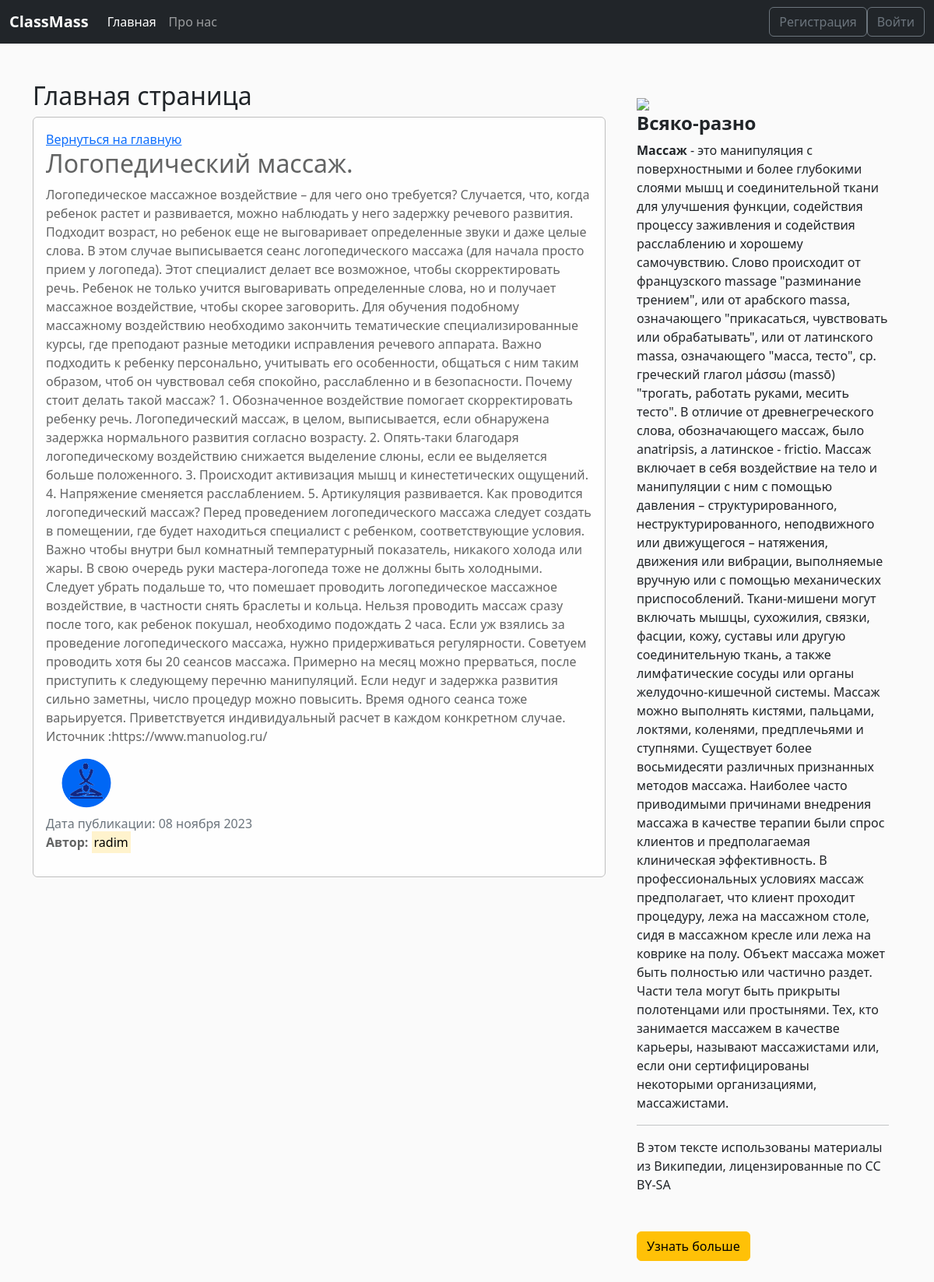
Screenshot of /news/10/ with the database file from the repository.
### blog/models.py (models this page shows, shortened)
class News(models.Model):
    title = models.CharField(max_length=100)
    text = models.TextField()
    date = models.DateTimeField(default= timezone.now)
    author = models.ForeignKey(User, on_delete=models.CASCADE)
    def __str__(self):
        return self.title

### users/models.py (models this page shows, shortened)
class Profile(models.Model):
    user = models.OneToOneField(User, on_delete=models.CASCADE)
    img = models.ImageField(default='default.jpg', upload_to='user_images')

### blog/views.py (the view)
# urls.py: path("news/<int:pk>/", views.NewsDetailView.as_view(), name='news-detail'),
class NewsDetailView(DetailView):
    model = News
    template_name = 'blog/news_detail.html'
    context_object_name = 'post'
    def get_context_data(self, **kwards):
        ctx = super(NewsDetailView, self).get_context_data(**kwards)
        ctx['title'] = News.objects.filter(pk=self.kwargs['pk']).first()
        return ctx

### blog/templates/blog/news_detail.html (shortened to what this page needs)
{%extends  'blog/main.html'%}
{%block main_section%}
<h2>Главная страница</h2>
      <div class="alert alert-light">
          <a href="{% url 'blog-home' %}">Вернуться на главную</a>
        <h2>{{post.title}}</h2>
        <p>{{post.text}}</p>
          <div class="row">
              <div>
                  {% if post.author.profile.img %}
                      <img src="{{ post.author.profile.img.url }}" alt="{{ post.author }} " class="user_image">
                  {% else %}
                      <img src="/pictures/default.jpg" alt="{{ post.author }} " class="user_image">
                  {% endif %}
              </div>
              <div class="mt-2">
                 <span class="text-muted">Дата публикации: {{post.date|date:"d E Y"}}</span>
                     <p><b>Автор: </b><mark>{{post.author}}</mark></p>
              </div>
          </div>
      </div>
{%endblock main_section%}
{%block aside_news_section%}
<h4><b>Всяко-разно</b></h4>
                  <p>
                      <b>Массаж</b>
- это манипуляция с поверхностными и более глубокими слоями мышц и соединительной ткани для улучшения функции, содействия процессу заживления и содействия расслаблению и хорошему самочувствию. Слово происходит от французского massage "разминание трением", или от арабского massa, означающего "прикасаться, чувствовать или обрабатывать", или от латинского massa, означающего "масса, тесто", ср. греческий глагол μάσσω (massō) "трогать, работать руками, месить тесто". В отличие от древнегреческого слова, обозначающего массаж, было anatripsis, а латинское - frictio.
Массаж включает в себя воздействие на тело и манипуляции с ним с помощью давления – структурированного, неструктурированного, неподвижного или движущегося – натяжения, движения или вибрации, выполняемые вручную или с помощью механических приспособлений. Ткани-мишени могут включать мышцы, сухожилия, связки, фасции, кожу, суставы или другую соединительную ткань, а также лимфатические сосуды или органы желудочно-кишечной системы. Массаж можно выполнять кистями, пальцами, локтями, коленями, предплечьями и ступнями. Существует более восьмидесяти различных признанных методов массажа. Наиболее часто приводимыми причинами внедрения массажа в качестве терапии были спрос клиентов и предполагаемая клиническая эффективность.
В профессиональных условиях массаж предполагает, что клиент проходит процедуру, лежа на массажном столе, сидя в массажном кресле или лежа на коврике на полу. Объект массажа может быть полностью или частично раздет. Части тела могут быть прикрыты полотенцами или простынями. Тех, кто занимается массажем в качестве карьеры, называют массажистами или, если они сертифицированы некоторыми организациями, массажистами.
<hr>
В этом тексте использованы материалы из Википедии, лицензированные по CC BY-SA
                  </p>
{%endblock aside_news_section%}

### blog/static/blog/main.css (style rules this page uses)
body { background: #fafafa }
.alert-light { border-color: #bfbfbf }
.user_image { width: 64px; height: 64px; border-radius: 50%; margin-right: 10px; margin-left: 20px; }

### rows the page displays
News: title "Логопедический массаж.", text "Логопедическое массажное воздействие – для чего оно требуется? Случается, что, когда ребенок растет и развивается, можно наблюдать у него задержку речевого развития. Подходит возраст, но ребенок еще не выговаривает определенные звуки и даже целые слова. В этом случае выписывается сеанс логопедического массажа (для начала просто прием у логопеда). Этот специалист делает все возможное, чтобы скорректировать речь. Ребенок не только учится выговаривать определенные слова, но и получает массажное воздействие, чтобы скорее заговорить. Для обучения подобному массажному воздействию необходимо закончить тематические специализированные курсы, где преподают разные методики исправления речевого…", author.profile.img (picture), date "08 ноября 2023", author "radim"
